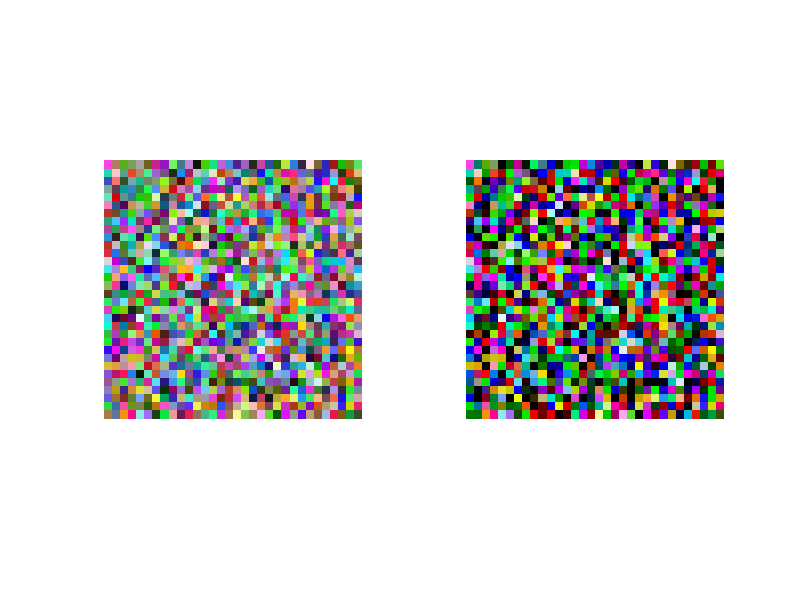

Source code (MATLAB):
% Get a random 32 x 32 rgb image
A = randi(255, [32,32,3]);

% Plot that image in the left subplot
subplot(1,2,1);
imshow(A / 255.0);

% A complicated selection case:
%   Select numbers divisible by 2 and less than 200, 
%   and set them to 0
condition = (mod(A,2) == 0 & A < 200);
A(condition) = 0;

% Plot modified image in right subplot
subplot(1,2,2);
imshow(A / 255.0);
